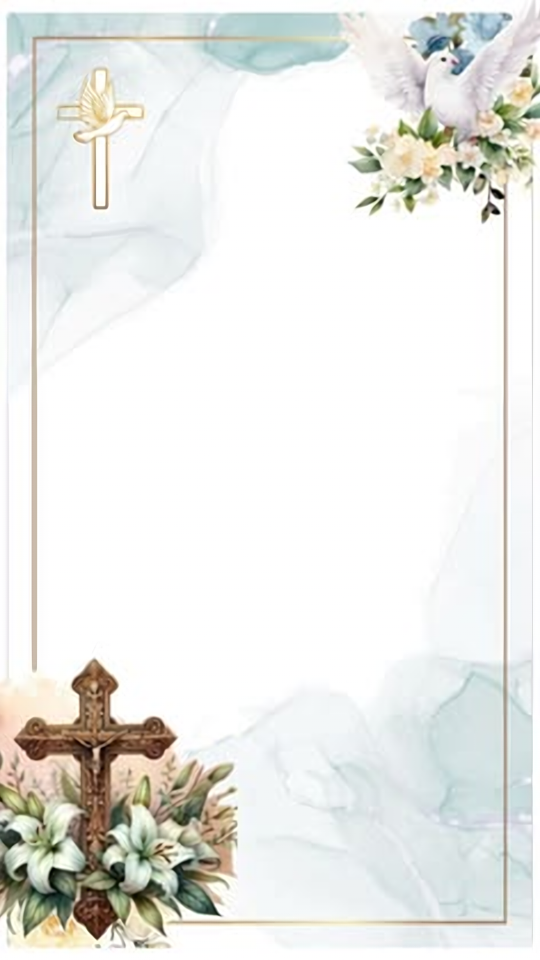
#> input picture contenido/animaciones/2026-11-11-recordatorio-eudosia-dos-fotos/fondo.png, 1080 x 1920 px (shown at 1/2 size)
$ python animar.py ../../../../contenido/animaciones/2026-11-11-recordatorio-eudosia-dos-fotos/fondo.png
#> lines starting #> are read from the running program, lines starting #| are printed output that depends on the picture
#!/usr/bin/env python3
"""Anima una imagen/logo con movimientos que NUNCA alteran sus colores.

Solo se usan transformaciones geométricas (posición, escala, rotación, recorte)
y opacidad sobre fondo. No hay filtros, tintes, brillo, saturación ni cambio de tono.

Uso:
  python3 animar.py LOGO.png --salida carpeta/ [--estilos rebote,flotar,giro3d]
         [--fondo auto|#RRGGBB|transparente] [--formato 1080x1920] [--segundos 4]
Siempre genera 3 ejemplos (MP4 para redes + MOV sin pérdida con transparencia).
"""
import warnings; warnings.filterwarnings("ignore", category=DeprecationWarning)
import argparse, math, os, random, subprocess, sys
from collections import Counter
from PIL import Image

FPS = 30

def ease_out_back(t, s=1.70158):
    t -= 1
    return t * t * ((s + 1) * t + s) + 1

def ease_out_cubic(t):
    return 1 - (1 - t) ** 3

def ease_in_out(t):
    return 0.5 - 0.5 * math.cos(math.pi * t)

# [6 lines left out: function ease_out_bounce, not called in this run]

# Cada estilo devuelve (dx, dy, escala_x, escala_y, rotacion_grados, opacidad, recorte_0a1)
def zoom(t):      e = ease_out_back(min(t / .5, 1)); return 0, 0, e, e, 0, min(t / .2, 1), 1
def flotar(t):    return 0, math.sin(t * 2 * math.pi) * .04, 1, 1, math.sin(t * 2 * math.pi) * 2, 1, 1
def latido(t):
    p = (t * 2) % 1; k = 1 + .08 * math.exp(-8 * p) * math.sin(p * math.pi * 3) ** 2
    return 0, 0, k, k, 0, 1, 1
def giro3d(t):    c = math.cos(ease_in_out(min(t / .7, 1)) * 2 * math.pi); return 0, 0, abs(c) or .001, 1, 0, 1, 1
def rebote(t):    return 0, -(1 - ease_out_bounce(min(t / .6, 1))) * .8, 1, 1, 0, 1, 1
def deslizar(t):  e = ease_out_cubic(min(t / .5, 1)); return (1 - e) * -1.2, 0, 1, 1, 0, e, 1
def rotar(t):     e = ease_out_back(min(t / .6, 1)); return 0, 0, e, e, (1 - e) * -180, min(t / .2, 1), 1
def revelar(t):   return 0, 0, 1, 1, 0, 1, ease_in_out(min(t / .6, 1))
def sacudir(t):
    a = .03 * math.exp(-5 * (t % .5) * 2) * math.sin(t * 60)
    return a, 0, 1, 1, a * 100, 1, 1
def respirar(t):  k = 1 + .05 * math.sin(t * 2 * math.pi); return 0, 0, k, k, 0, 1, 1

# --- Estilos de ESCRITURA: las piezas del logo aparecen una a una (letra a letra) ---
# Cada píxel recibe un "momento de aparición"; nunca se mezcla ni se modifica su color.
# [60 lines left out: functions _componentes, mapa_escritura, not called in this run]

ESCRITURA = ["escribir", "escribir-inverso", "escribir-lineas"]

ESTILOS = dict(zoom=zoom, flotar=flotar, latido=latido, giro3d=giro3d, rebote=rebote,
               deslizar=deslizar, rotar=rotar, revelar=revelar, sacudir=sacudir, respirar=respirar,
               **{e: None for e in ESCRITURA})
# Grupos: entrada / bucle / énfasis -> por defecto se elige uno de cada para variedad
GRUPOS = [["zoom", "rebote", "deslizar", "rotar", "revelar"],
          ["flotar", "respirar", "giro3d"],
          ["latido", "sacudir"]]

def color_fondo(img):
    w, h = img.size; px = img.load()
    esquinas = [px[x, y] for x, y in [(0, 0), (w-1, 0), (0, h-1), (w-1, h-1)]]
    if all(p[3] < 10 for p in esquinas): return (255, 255, 255)
    return Counter(p[:3] for p in esquinas).most_common(1)[0][0]

def colores_logo(img, n=8):
    px = [p[:3] for p in img.getdata() if p[3] == 255]
    return [c for c, k in Counter(px).most_common(n) if k > len(px) * .01]

# [17 lines left out: function frame, not called in this run]

def render(logo, estilo, W, H, seg, fondo, base):
    n = int(seg * FPS); f = ESTILOS[estilo]
    if estilo in ESCRITURA:
        import numpy as np
        T = mapa_escritura(logo, estilo); base_px = np.array(logo); fijo = lambda e: e
        def f(t): return t
        # [6 lines left out: function frame_escr, not called in this run]
    mp4 = base + ".mp4"; mov = base + ".mov"
    bg = fondo or (255, 255, 255)
    p1 = subprocess.Popen(["ffmpeg", "-y", "-loglevel", "error", "-f", "rawvideo", "-pix_fmt", "rgba",
        "-s", f"{W}x{H}", "-r", str(FPS), "-i", "-", "-c:v", "libx264", "-crf", "12", "-preset", "slow",
        "-pix_fmt", "yuv420p", "-colorspace", "bt709", "-color_primaries", "bt709", "-color_trc", "bt709",
        "-color_range", "tv", "-vf", "scale=out_color_matrix=bt709:flags=accurate_rnd+full_chroma_int",
        "-movflags", "+faststart", mp4], stdin=subprocess.PIPE)
    p2 = subprocess.Popen(["ffmpeg", "-y", "-loglevel", "error", "-f", "rawvideo", "-pix_fmt", "rgba",
        "-s", f"{W}x{H}", "-r", str(FPS), "-i", "-", "-c:v", "qtrle", mov], stdin=subprocess.PIPE)
    ultimo = None
    for i in range(n):
        t = i / n
        img = frame_escr(t) if estilo in ESCRITURA else frame(logo, W, H, f(t), fondo)
        p2.stdin.write(img.tobytes())
        sol = Image.new("RGBA", (W, H), (*bg, 255)); sol.alpha_composite(img)
        p1.stdin.write(sol.tobytes()); ultimo = img
    for p in (p1, p2): p.stdin.close(); p.wait()
    frame(logo, W, H, (0, 0, 1, 1, 0, 1, 1), fondo).save(base + "-portada.png")
    return mp4, mov

# [5 lines left out: function verificar, not called in this run]

def main():
    ap = argparse.ArgumentParser()
    ap.add_argument("imagen"); ap.add_argument("--salida", default="animaciones")
    ap.add_argument("--estilos", help="3 estilos separados por coma: " + ",".join(ESTILOS))
    ap.add_argument("--fondo", default="auto"); ap.add_argument("--formato", default="1080x1920")
    ap.add_argument("--segundos", type=float, default=4); ap.add_argument("--semilla", type=int)
    a = ap.parse_args()
    random.seed(a.semilla)
    W, H = map(int, a.formato.lower().split("x"))
    logo = Image.open(a.imagen).convert("RGBA")
    fondo = None if a.fondo == "transparente" else color_fondo(logo) if a.fondo == "auto" \
        else tuple(int(a.fondo.lstrip("#")[i:i+2], 16) for i in (0, 2, 4))
#> in color_fondo, `esquinas = [px[x, y] for x, y in [(0, 0), (w-1, 0), (0, h-1), (w-1, h-..`: esquinas = [(255, 253, 250, 255), (253, 250, 254, 255), (255, 254, 255, 255), (254, 254, 254, 255)]
#> fondo = (255, 253, 250)
    # Escala el logo al 60% del lado menor UNA sola vez (sin tocar colores)
    k = min(W, H) * .6 / max(logo.size)
#> k = 0.338
    if abs(k - 1) > .01: logo = logo.resize((round(logo.width * k), round(logo.height * k)), Image.LANCZOS)
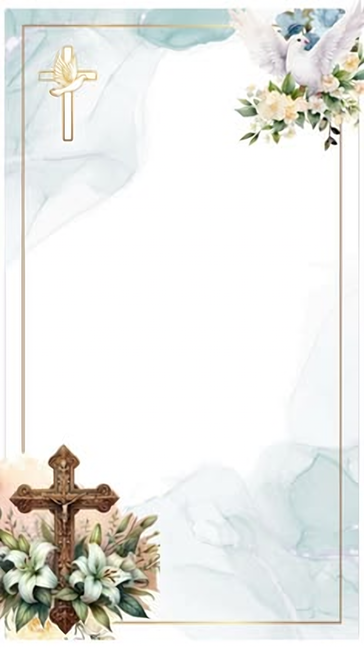
#> logo: PIL image 364x648 RGBA; mean R, G, B, A 233.1, 233.8, 230.4, 255
    colores = colores_logo(Image.open(a.imagen).convert("RGBA"))
#> in colores_logo, `px = [p[:3] for p in img.getdata() if p[3] == 255]`: px = 2073600 items
#> colores = [(255, 255, 255), (254, 254, 255), (255, 254, 255), (254, 255, 255)]
    estilos = a.estilos.split(",") if a.estilos else [random.choice(g) for g in GRUPOS]
    if len(estilos) != 3 or any(e not in ESTILOS for e in estilos):
        sys.exit(f"Necesito exactamente 3 estilos válidos: {', '.join(ESTILOS)}")
    os.makedirs(a.salida, exist_ok=True)
    nombre = os.path.splitext(os.path.basename(a.imagen))[0]
    for i, e in enumerate(estilos, 1):
        mp4, mov = render(logo, e, W, H, a.segundos, fondo, os.path.join(a.salida, f"{nombre}-{i}-{e}"))
        print(f"Ejemplo {i} ({e}): {mp4} | {mov}")
#> this loop made 1 pass
    falta = verificar(logo, W, H, fondo, colores)
    print("Colores del logo:", ", ".join("#%02X%02X%02X" % c for c in colores))
    print("VERIFICACIÓN DE COLOR:", "OK — todos los colores intactos" if not falta
          else "AVISO — no aparecen exactos: " + ", ".join("#%02X%02X%02X" % c for c in falta))

if __name__ == "__main__":
#> (the run stopped early here; a loop or call above may not have finished)
